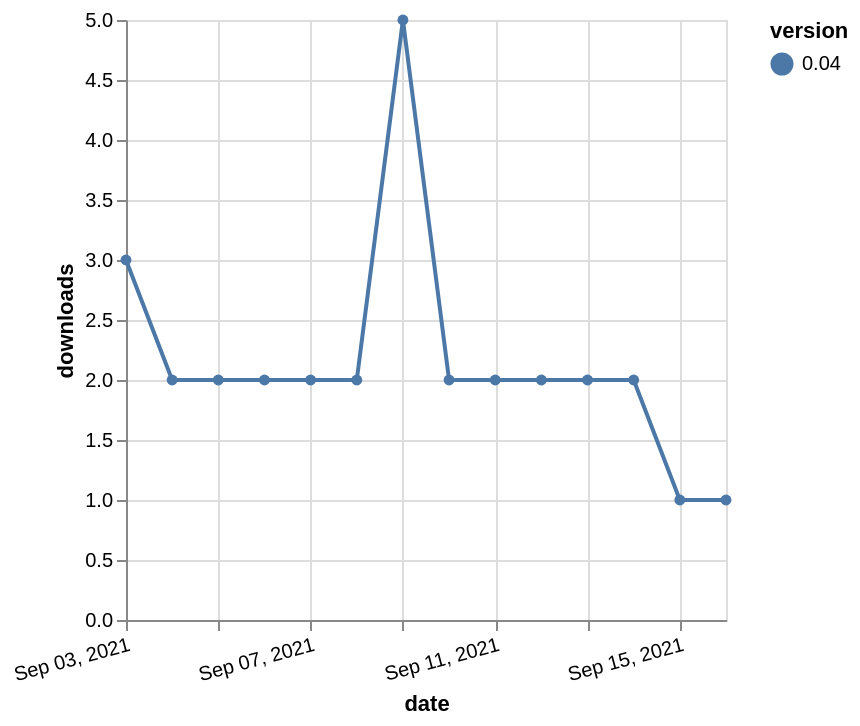

Write the Vega-Lite specification saved for this chart.
### Vega-Lite specification from a JSON file in a GitHub repository (floating-point values rounded to 4 significant figures)
{"$schema": "https://vega.github.io/schema/vega-lite/v5.json", "description": "A simple bar chart with embedded data.", "data": {"values": [{"date": "2021-09-03", "total": 3158, "delta": 3, "version": "0.04"}, {"date": "2021-09-04", "total": 3160, "delta": 2, "version": "0.04"}, {"date": "2021-09-05", "total": 3162, "delta": 2, "version": "0.04"}, {"date": "2021-09-06", "total": 3164, "delta": 2, "version": "0.04"}, {"date": "2021-09-07", "total": 3166, "delta": 2, "version": "0.04"}, {"date": "2021-09-08", "total": 3168, "delta": 2, "version": "0.04"}, {"date": "2021-09-09", "total": 3173, "delta": 5, "version": "0.04"}, {"date": "2021-09-10", "total": 3175, "delta": 2, "version": "0.04"}, {"date": "2021-09-11", "total": 3177, "delta": 2, "version": "0.04"}, {"date": "2021-09-12", "total": 3179, "delta": 2, "version": "0.04"}, {"date": "2021-09-13", "total": 3181, "delta": 2, "version": "0.04"}, {"date": "2021-09-14", "total": 3183, "delta": 2, "version": "0.04"}, {"date": "2021-09-15", "total": 3184, "delta": 1, "version": "0.04"}, {"date": "2021-09-16", "total": 3185, "delta": 1, "version": "0.04"}]}, "width": "container", "mark": {"type": "line", "point": {"filled": true}}, "encoding": {"x": {"field": "date", "type": "temporal", "timeUnit": "yearmonthdate", "title": "date", "axis": {"labelAngle": -15}}, "y": {"field": "delta", "type": "quantitative", "title": "downloads"}, "color": {"field": "version", "type": "nominal"}, "tooltip": {"field": "delta"}}}
